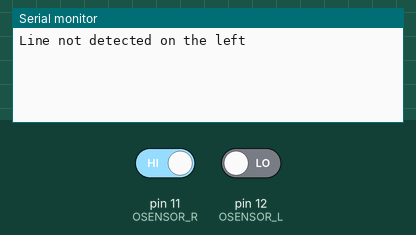
A sketch run on a simulated Arduino Uno, built with avr-gcc and run on an emulated ATmega328P. On the bench: the last lines printed to the serial monitor. The inputs (shaded band) are chosen by the test bench; at power-on: pin 11 (OSENSOR_R) HIGH, pin 12 (OSENSOR_L) LOW.

Above: at 1.8 s.
1.9 s: pin 11 (OSENSOR_R) driven LOW
At 2.5 s:
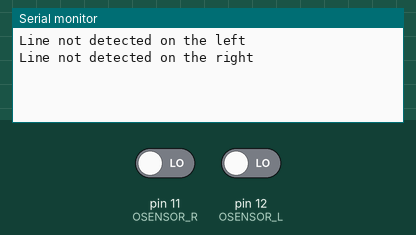
3.5 s: pin 12 (OSENSOR_L) driven HIGH
At 4.7 s:
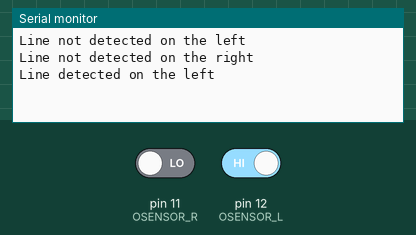
5.0 s: pin 11 (OSENSOR_R) driven HIGH
At 6.0 s:
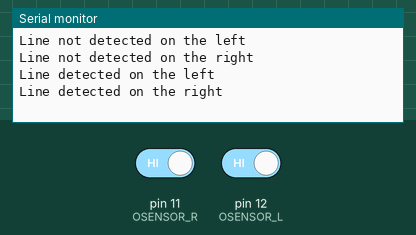

Measured:
- after the input at 1.9 s, the serial monitor: prints a new line after 0.10 s (image 1)
- after the input at 3.5 s, the serial monitor: prints a new line at once (image 2)
- after the input at 5.0 s, the serial monitor: prints a new line at once (image 3)

The sketch:

obstacle_two.ino
```cpp
/*
 * Code by Artip Nakchinda
 * Inspiration from ArduinoGetStarted.com
 * Tutorial page https://arduinogetstarted.com/tutorials/arduino-infrared-obstacle-avoidance-sensor
 *
 */

// Arduino's pin connected to OUT pin of IR obstacle avoidance sensor
// oSensor - Obstacle Avoidance Sensor
const int OSENSOR_R = 11; // right
const int OSENSOR_L = 12; // left

int lastState_L = HIGH;  // the previous state from the input pin
int currState_L;      // the current reading from the input pin

int lastState_R = HIGH;
int currState_R;

void setup() {
  // initialize serial communication at 9600 bits per second:
  Serial.begin(115200);

  // initialize the Arduino's pin as an input
  pinMode(OSENSOR_R, INPUT);
  pinMode(OSENSOR_L, INPUT);
}

void loop() {
    // read the state of the the input pin:
    currState_L = digitalRead(OSENSOR_L);
    currState_R = digitalRead(OSENSOR_R);

    if (lastState_L == HIGH && currState_L == LOW)
        Serial.println("Line not detected on the left");
    else if (lastState_L == LOW && currState_L == HIGH)
        Serial.println("Line detected on the left");

    if (lastState_R == HIGH && currState_R == LOW)
        Serial.println("Line not detected on the right");
    else if (lastState_R == LOW && currState_R == HIGH)
        Serial.println("Line detected on the right");

    if ((currState_L == HIGH && currState_R == HIGH)
        && (lastState_L == LOW && lastState_R == LOW))
            Serial.println("Line detected in front");

    delay(500);

    // save the the last state
    lastState_L = currState_L;
    lastState_R = currState_R;
}
```
